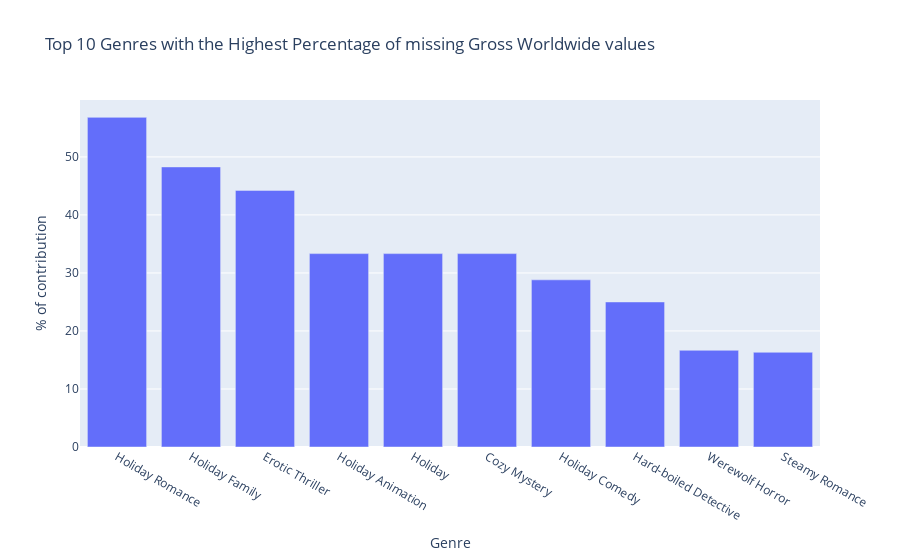

Source (notebook cell):
### Code cell
missing_gross_pct = (df.explode('genres').groupby('genres')['grossWorldWide'].apply(lambda x: x.isnull().mean()).sort_values(ascending = False) * 100).reset_index(name = 'missing_pct')
missing_gross_pct = missing_gross_pct[missing_gross_pct['genres'] != 'Unknown'].head(10)
fig = px.bar(
    missing_gross_pct,
    x = 'genres',
    y = 'missing_pct',
    labels = {'genres' : 'Genre', 'missing_pct' : '% of contribution'},
    title = "Top 10 Genres with the Highest Percentage of missing Gross Worldwide values"
)
fig.show()

### Figure 1 — Plotly figure (JSON) as saved in the notebook; plotly's stock layout.template omitted (floating-point values rounded to 4 significant figures)
{"data": [{"alignmentgroup": "True", "hovertemplate": "Genre=%{x}<br>% of contribution=%{y}<extra></extra>", "legendgroup": "", "marker": {"color": "#636efa", "pattern": {"shape": ""}}, "name": "", "offsetgroup": "", "orientation": "v", "showlegend": false, "textposition": "auto", "type": "bar", "x": ["Holiday Romance", "Holiday Family", "Erotic Thriller", "Holiday Animation", "Holiday", "Cozy Mystery", "Holiday Comedy", "Hard-boiled Detective", "Werewolf Horror", "Steamy Romance"], "xaxis": "x", "y": [56.82, 48.28, 44.23, 33.33, 33.33, 33.33, 28.81, 25, 16.67, 16.33], "yaxis": "y"}], "layout": {"autosize": true, "barmode": "relative", "legend": {"tracegroupgap": 0}, "title": {"text": "Top 10 Genres with the Highest Percentage of missing Gross Worldwide values"}, "xaxis": {"anchor": "y", "autorange": true, "domain": [0, 1], "range": [-0.5, 9.5], "title": {"text": "Genre"}, "type": "category"}, "yaxis": {"anchor": "x", "autorange": true, "domain": [0, 1], "range": [0, 59.81], "title": {"text": "% of contribution"}, "type": "linear"}}}
